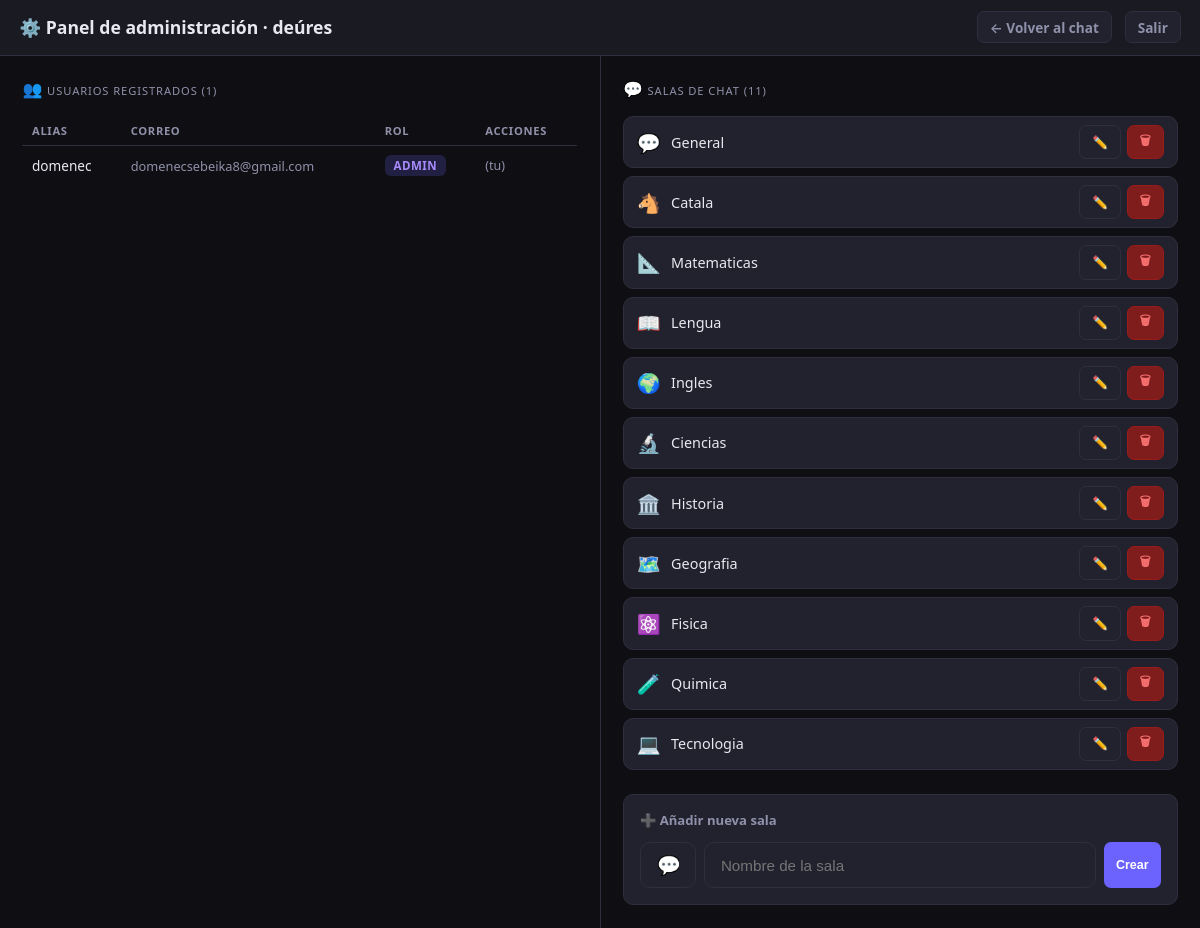
The page /admin (signed in) on the database its author committed.
### tables this page shows
CREATE TABLE users (
        id            INTEGER PRIMARY KEY AUTOINCREMENT,
        email         TEXT UNIQUE NOT NULL,
        nickname      TEXT NOT NULL,
        password_hash TEXT NOT NULL,
        role          TEXT DEFAULT 'user',
        banned        INTEGER DEFAULT 0,
        created_at    TEXT DEFAULT CURRENT_TIMESTAMP
    );

CREATE TABLE rooms (
        id         TEXT PRIMARY KEY,
        name       TEXT NOT NULL,
        emoji      TEXT DEFAULT '💬',
        created_at TEXT DEFAULT CURRENT_TIMESTAMP
    );

### app.py (the view)
@app.route("/admin")
@login_required
@admin_required
def admin():
    db    = get_db()
    users = [dict(r) for r in dbq(db, "SELECT * FROM users ORDER BY created_at").fetchall()]
    db.close()
    return render_template("admin.html", users=users, rooms=get_rooms(), user=current_user)

### app.py (called while the page is built)
def get_rooms():
    db   = get_db()
    rows = [dict(r) for r in dbq(db, "SELECT * FROM rooms ORDER BY created_at").fetchall()]
    db.close(); return rows

@login_manager.user_loader
def load_user(uid):
    db  = get_db()
    row = dbq(db, "SELECT * FROM users WHERE id=?", (uid,)).fetchone()
    db.close()
    return User(row) if row else None

def admin_required(f):
    @wraps(f)
    def dec(*a, **kw):
        if not current_user.is_authenticated or not current_user.is_admin:
            return redirect(url_for("index"))
        return f(*a, **kw)
    return dec

    def get_db():
        c = sqlite3.connect(DB_PATH); c.row_factory = sqlite3.Row; return c

    def dbq(db, sql, p=()):
        return db.execute(sql, p)

    @property
    def is_admin(self):  return self.role == "admin"

    @property
    def is_active(self): return not bool(self.banned)

### templates/admin.html (shortened to what this page needs)
{% extends "base.html" %}
{% block body %}
<div class="layout">
  <div class="admin-top">
    <h1>⚙️ Panel de administración · deúres</h1>
    <a href="/" class="btn btn-ghost btn-sm">← Volver al chat</a>
    <a href="/logout" class="btn btn-ghost btn-sm">Salir</a>
  </div>
  <div class="admin-body">
    <div class="col">
      <div class="section-title"><span>👥</span> Usuarios registrados ({{ users|length }})</div>
      <table class="user-table">
        <thead>
          <tr>
            <th>Alias</th>
            <th>Correo</th>
            <th>Rol</th>
            <th>Acciones</th>
          </tr>
        </thead>
        <tbody id="user-tbody">
        {% for u in users %}
        <tr id="ur-{{ u.id }}" class="{{ 'banned-row' if u.banned else '' }}">
          <td>
            {{ u.nickname }}
          </td>
          <td style="color:var(--text2);font-size:.8rem">{{ u.email }}</td>
          <td>
            <span class="badge {{ 'badge-admin' if u.role=='admin' else 'badge-user' }}">
              {{ u.role }}
            </span>
          </td>
          <td>
            <div class="actions">
              {% if u.id != user.id %}
                {% if not u.banned %}
                <button class="btn btn-warn btn-sm"
                  onclick="userAction({{ u.id }},'ban','¿Banear a {{ u.nickname }}?')">
                  🚫 Banear
                </button>
                {% else %}
                <button class="btn btn-ghost btn-sm"
                  onclick="userAction({{ u.id }},'unban','¿Desbanear a {{ u.nickname }}?')">
                  ✅ Desbanear
                </button>
                {% endif %}
                {% if u.role != 'admin' %}
                <button class="btn btn-ghost btn-sm"
                  onclick="userAction({{ u.id }},'promote','¿Hacer admin a {{ u.nickname }}?')">
                  ⭐ Admin
                </button>
                {% endif %}
                <button class="btn btn-danger btn-sm"
                  onclick="userAction({{ u.id }},'delete','¿Eliminar la cuenta de {{ u.nickname }}? Acción irreversible.')">
                  🗑 Eliminar
                </button>
              {% else %}
                <span style="color:var(--text2);font-size:.78rem">(tu)</span>
              {% endif %}
            </div>
          </td>
        </tr>
        {% endfor %}
        </tbody>
      </table>
    </div>
    <div class="col">
      <div class="section-title"><span>💬</span> Salas de chat ({{ rooms|length }})</div>
      <div class="room-list" id="room-list">
        {% for r in rooms %}
        <div class="room-item" id="ri-{{ r.id }}">
          <span class="ri-emoji">{{ r.emoji }}</span>
          <span class="ri-info">{{ r.name }}</span>
          <div class="ri-actions">
            <button class="btn btn-ghost btn-sm"
              onclick="openRename('{{ r.id }}','{{ r.name }}','{{ r.emoji }}')">
              ✏️
            </button>
            <button class="btn btn-danger btn-sm"
              onclick="deleteRoom('{{ r.id }}','{{ r.name }}')">
              🗑
            </button>
          </div>
        </div>
        {% endfor %}
      </div>
      <div class="new-room-form">
        <h4>➕ Añadir nueva sala</h4>
        <div class="form-row">
          <input class="emoji-inp" type="text" id="new-emoji" value="💬" maxlength="2" placeholder="🔥">
          <input type="text" id="new-name" placeholder="Nombre de la sala" maxlength="40">
          <button class="btn btn-primary btn-sm" onclick="createRoom()">Crear</button>
        </div>
      </div>
    </div>
  </div>
</div>
{% endblock %}

### templates/base.html (style rules this page uses)
:root { --bg: #0f0f13; --bg2: #1a1a23; --bg3: #22222e; --border: #2e2e3e; --accent: #6c63ff; --accent2: #a78bfa; --green: #4ade80; --red: #f87171; --yellow: #fbbf24; --text: #e8e8f0; --text2: #9090aa; --radius: 16px; --shadow: 0 6px 28px rgba(0,0,0,.5); }
*, *::before, *::after { box-sizing: border-box; margin: 0; padding: 0; }
html, body { height: 100%; font-family: 'Segoe UI', system-ui, -apple-system, sans-serif; background: var(--bg); color: var(--text); }
a { color: var(--accent2); text-decoration: none; }
.btn { display: inline-flex; align-items: center; justify-content: center; gap: .4rem; padding: .65rem 1.3rem; border: none; border-radius: 10px; cursor: pointer; font-size: .9rem; font-weight: 600; transition: opacity .15s, transform .1s; }
.btn-primary { background: var(--accent); color: #fff; }
.btn-danger { background: #7f1d1d; color: var(--red); border: 1px solid #991b1b; }
.btn-ghost { background: var(--bg3); color: var(--text2); border: 1px solid var(--border); }
.btn-sm { padding: .35rem .75rem; font-size: .78rem; border-radius: 7px; }
input[type=text], input[type=email], input[type=password], select, textarea { width: 100%; padding: .7rem 1rem; border-radius: 10px; border: 1px solid var(--border); background: var(--bg3); color: var(--text); font-size: .95rem; outline: none; transition: border .2s; }
.badge { display: inline-block; padding: .18rem .55rem; border-radius: 6px; font-size: .72rem; font-weight: 700; text-transform: uppercase; letter-spacing: .04em; }
.badge-admin { background: rgba(108,99,255,.2); color: var(--accent2); }

### templates/admin.html (style rules this page uses)
.layout { display: flex; flex-direction: column; min-height: 100vh; }
.admin-top { display: flex; align-items: center; gap: .8rem; padding: .7rem 1.2rem; background: var(--bg2); border-bottom: 1px solid var(--border); }
.admin-top h1 { font-size: 1.1rem; flex: 1; }
.admin-top a { font-size: .85rem; }
.admin-body { display: flex; flex: 1; gap: 0; }
.col { flex: 1; padding: 1.4rem; overflow-y: auto; }
.col + .col { border-left: 1px solid var(--border); }
.section-title { font-size: .7rem; color: var(--text2); text-transform: uppercase; letter-spacing: .08em; margin-bottom: 1rem; }
.section-title span { font-size: 1rem; }
.user-table { width: 100%; border-collapse: collapse; font-size: .85rem; }
.user-table th { text-align: left; padding: .45rem .6rem; font-size: .7rem; color: var(--text2); text-transform: uppercase; letter-spacing: .06em; border-bottom: 1px solid var(--border); }
.user-table td { padding: .55rem .6rem; border-bottom: 1px solid rgba(255,255,255,.04); }
.user-table tr:last-child td { border-bottom: none; }
.actions { display: flex; gap: .35rem; flex-wrap: wrap; }
.room-list { display: flex; flex-direction: column; gap: .5rem; margin-bottom: 1.5rem; }
.room-item { display: flex; align-items: center; gap: .65rem; background: var(--bg3); border: 1px solid var(--border); border-radius: 10px; padding: .5rem .8rem; }
.room-item .ri-info { flex: 1; font-size: .9rem; }
.room-item .ri-emoji { font-size: 1.2rem; width: 24px; text-align: center; }
.room-item .ri-actions { display: flex; gap: .35rem; }
.new-room-form { background: var(--bg3); border: 1px solid var(--border); border-radius: 10px; padding: 1rem; }
.new-room-form h4 { font-size: .82rem; color: var(--text2); margin-bottom: .8rem; }
.form-row { display: flex; gap: .5rem; }
.form-row input { flex: 1; }
.form-row input.emoji-inp { width: 56px; flex: none; text-align: center; font-size: 1.2rem; }

### rows shown on the page
users: nickname "domenec", email "domenecsebeika8@gmail.com", role "ADMIN", shows "(tu)"
rooms: emoji "💬", name "General"
rooms: emoji "🐴", name "Catala"
rooms: emoji "📐", name "Matematicas"
rooms: emoji "📖", name "Lengua"
rooms: emoji "🌍", name "Ingles"
rooms: emoji "🔬", name "Ciencias"
rooms: emoji "🏛️", name "Historia"
rooms: emoji "🗺️", name "Geografia"
rooms: emoji "⚛️", name "Fisica"
rooms: emoji "🧪", name "Quimica"
rooms: emoji "💻", name "Tecnologia"

### other values the page prints
{{ users|length }} "1"
{{ rooms|length }} "11"
